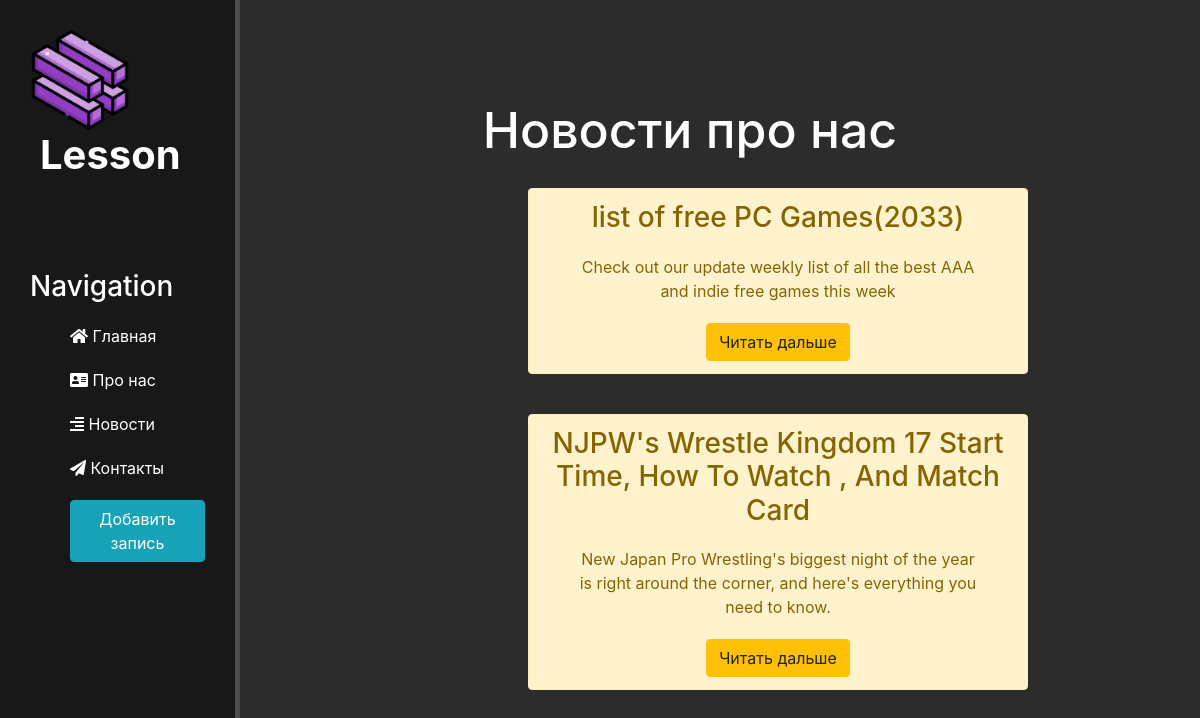
Page /news/ on the committed database.
### news/models.py (models this page shows, shortened)
class Articles(models.Model):
    title = models.CharField('Название', max_length=50)
    anons = models.CharField('Анонс', max_length=250)
    full_text = models.TextField('Статья')
    date = models.DateTimeField('Дата публикации')
    class Meta:
        verbose_name = 'Новость'
        verbose_name_plural = 'Новости'

### news/views.py (the view)
# urls.py: path('', views.news_home, name='news_home'),
def news_home(request):
    news = Articles.objects.order_by('-date')
    return render(request, 'news/news_home.html', {'news': news})

### news/templates/news/news_home.html (shortened to what this page needs)
{% extends 'main/layaout.html' %}
{% block content %}
    <div class="features">
        <h1> Новости про нас </h1>
        {% for el in news %}
            <div class="alert alert-warning">
                <h3>{{ el.title }}</h3>
                <p>{{ el.anons }}</p>
                <a href="{% url 'news-detail' el.id %}" class="btn btn-warning">Читать дальше</a>
            </div>
        {%endfor%}
{% endblock %}

### main/templates/main/layaout.html (shortened to what this page needs)
{% load static %}
<!DOCTYPE html>
<html lang="ru">
<head>
    <link rel="stylesheet" href="https://cdn.jsdelivr.net/npm/bootstrap@4.3.1/dist/css/bootstrap.min.css">
    <link rel="stylesheet" href="{% static 'main/css/main.css' %}">
    <link rel="stylesheet" href="https://use.fontawesome.com/releases/v5.8.2/css/all.css">
    <title>{% block title %}{% endblock %}</title></head>
<body>
    <aside>
        <img src="{% static 'main/css/img/free-icon-rectangle-9215438.png' %}" alt="logo">
        <span class="logo">Lesson</span>
        <h3>Navigation</h3>
        <ul>
            <a href="{% url 'home' %}"><li><i class="fas fa-home"></i> Главная</li></a>
            <a href="{% url 'about' %}"><li><i class="fas fa-address-card"></i> Про нас</li></a>
            <a href="{% url 'news_home' %}"><li><i class="fas fa-align-right"></i> Новости</li></a>
            <a href=""><li><i class="fas fa-paper-plane"></i> Контакты</li></a>
            <a href="{% url 'create' %}"><li><button class="btn btn-info"></i class='fas fa-plus-circle'> Добавить запись</button></li></a>
        </ul>
    </aside>
    <main>
        {% block content %}{% endblock %}
    </main>
</body>
</html>

### main/static/main/css/main.css (style rules this page uses)
body { background: #2c2c2c; }
aside { float: left; background: #181818; width: 20%; padding: 2.5%; height: 100vh; color: #fff; border-right: 5px solid #4d4d4d; }
aside img { width: 100px; float: left; }
aside .logo { font-size: 40px; margin-left: 10px; font-weight: bold; position: relative; top: -5px; }
aside h3 { margin-top: 80px; font-size: 28px; }
aside ul { list-style: none; }
aside ul li { color: #fff; display: block; margin-top: 20px; transition: transform .5s ease; }
main .features { float: left; color: #fff; margin-top: 100px; text-align: center; width: 75%; }
main .features h1 { font-size: 50px; }
main .features p { max-width: 400px; margin: 20px auto }
.alert-warning { float: left; clear: both; width: 500px; margin: 20px 32%; text-align: center; }

### rows in the picture
Articles: title "list of free PC Games(2033)", anons "Check out our update weekly list of all the best AAA and indie free games this week"
Articles: title "NJPW's Wrestle Kingdom 17 Start Time, How To Watch , And Match Card", anons "New Japan Pro Wrestling's biggest night of the year is right around the corner, and here's everything you need to know."
